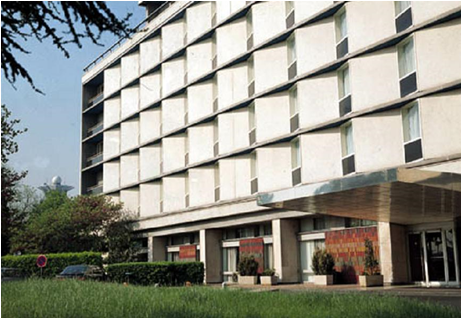
%> input picture in0996/data/predio.bmp, 461 x 318 px
$ octave q4.m   (GNU Octave 9; MATLAB toolbox functions it lacks are replaced by stand-ins)
%> lines starting %> are read from the running program, lines starting %| are printed output that depends on the picture
%% ========================================================
% [IN0996] Vis鉶 Computacional - Projeto 1
%  Quest鉶 4
%
% References:
% https://www.mathworks.com/help/images/ref/houghlines.html
%
% Aluno: Saulo Pereira (scrps@cin.ufpe.br)
% =========================================================
close all;
clear all;

%% Input data
im = im2double(rgb2gray(imread('./data/predio.bmp')));
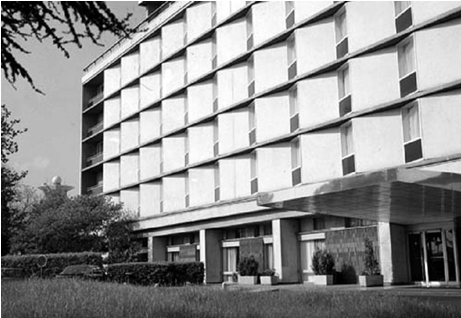
%> im: size 318x461 double; min 0, max 1, mean 0.561

%% Pre-processing (filtering and binarization)

%low pass to remove details and texture
h1 = fspecial('average', 5);
imf = conv2(im, h1);
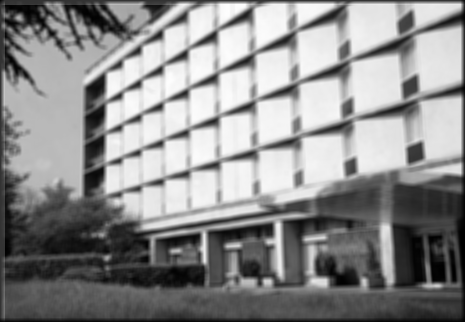
%> imf: size 322x465 double; min 0, max 0.996, mean 0.55

% Hough detector is based on voting. Non-maximum supression from Canny
% makes it suitable to work with the voting scheme.
imb = edge(imf, 'canny');
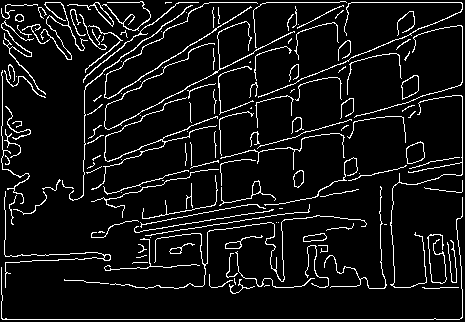
%> imb: size 322x465 logical; 8% white in thin lines or dots

% Erode to remove vertical features (optional: rough will remove already)
% st_elem = [1 1];
% imb = imerode(imb, st_elem);

%% Line detection

[H, tta, rho] = hough(imb, 'Theta', 40:0.5:89);
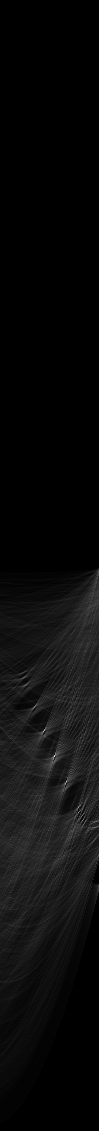
%> H: size 1131x99 double; min 0, max 242, mean 10.6
%> tta = 99 values from 40 to 89; rho = 1131 values from -565 to 565
peaks = houghpeaks(H, 10);
%> peaks = [757 55; 782 67; 731 45; 808 79; 821 83; 708 35]
lines = houghlines(imb, tta, rho, peaks);
%> lines = 7 lines; point1 to point2 (x, y): (461, 13) to (110, 162), (461, 86) to (110, 194), (294, 32) to (110, 130), (258, 4) to (85, 116), (309, 210) to (150, 236), (249, 199) to (114, 226), (429, 164) to (334, 183)

figure;
imshow(imb);
hold on;
max_len = 0;
for k = 1:length(lines)
   xy = [lines(k).point1; lines(k).point2];
   plot(xy(:,1),xy(:,2),'LineWidth',2,'Color','green');
end
%> this loop made 7 passes
%> xy on passes 1 to 7: [461 13; 110 162], [461 86; 110 194], [294 32; 110 130], [429 164; 334 183], [249 199; 114 226], [309 210; 150 236], [258 4; 85 116]
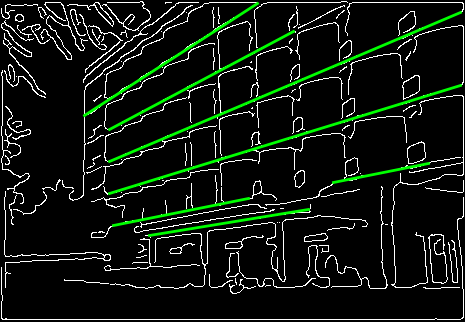
%> figure redrawn from the program's plot data

%% Information processing (heuristics and contextual information)

% Floors are expected to have the same heigth, so we want rho values
% that are evenly spaced (main filter).
% Also, due to the projective aspect of the image, the angles are expected
% to monotonically increase/decrease with the distances.
%  *For increased robustness, this could be considered.

ttas = zeros(1, length(lines));
rhos = zeros(1, length(lines));
for i = 1:length(lines)
    ttas(i) = lines(i).theta;
    rhos(i) = lines(i).rho;
end
%> this loop made 7 passes
%> after the loop, rhos = [191 216 165 242 242 255 142]; ttas = [67 73 62 79 79 81 57]

[s_tta, idx_tta] = sort(ttas);
%> s_tta = [57 62 67 73 79 79 81]; idx_tta = [7 3 1 2 4 5 6]
[s_rho, idx_rho] = sort(rhos);
%> s_rho = [142 165 191 216 242 242 255]; idx_rho = [7 3 1 2 4 5 6]
d = s_rho(2:end) - s_rho(1:end-1);
%> d = [23 26 25 26 0 13]
median_d = median(d);
%> median_d = 24

% Pairs that are close are expected to represent the same line
d = d( abs(d - median_d) < 0.1*median_d );
%> d = [23 26 25 26]

% Filter lines that do not follow the above logic
disp('Numero de andares =')
disp(length(d) + 1)
%| 5

$ run again, with in0996/data/objetos.bmp copied over in0996/data/predio.bmp
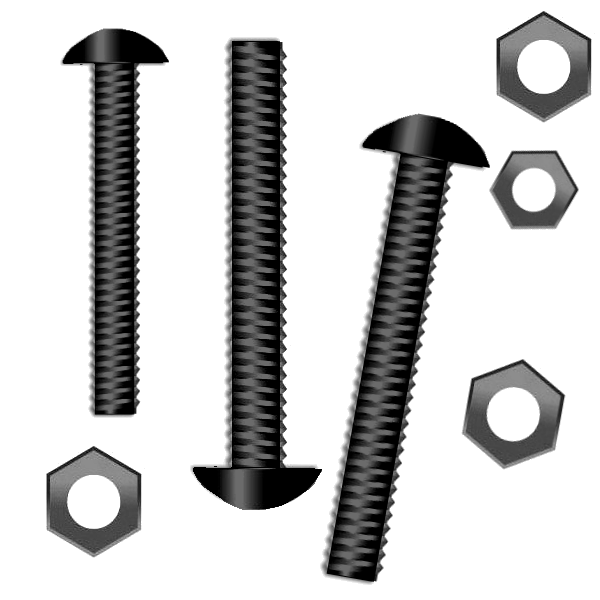
%> input picture in0996/data/objetos.bmp, 600 x 600 px
%> `imb = edge(imf, 'canny');`:
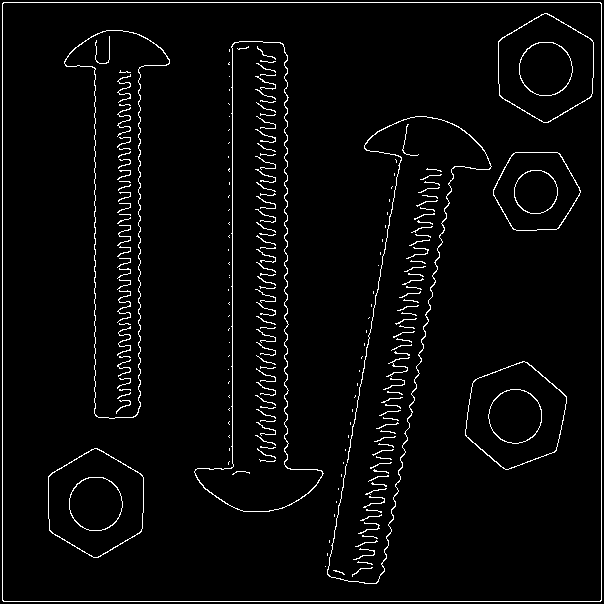
%> imb: size 604x604 logical; 3.4% white in thin lines or dots
%> tta = 99 values from 40 to 89; rho = 1707 values from -853 to 853
%> peaks = [1237 40; 1378 59; 1286 39; 1145 39; 1229 42; 1281 36; 1248 37; 1289 41; 1386 42; 1292 43]
%> lines = 11 lines; longest, point1 to point2 (x, y): (602, 92) to (547, 123), (602, 90) to (549, 123), (602, 91) to (549, 123), (95, 449) to (50, 476), (545, 14) to (500, 41), (142, 532) to (97, 558)
%> the loop `for k = 1:length(lines)` made 11 passes
%> xy on passes 1 to 8: [602 91; 549 123], [523 362; 477 380], [95 449; 50 476], [545 14; 500 41], [602 92; 547 123], [467 168; 424 192], [87 453; 49 477], [602 90; 549 123]
%> after the loop `for k = 1:length(lines)`:
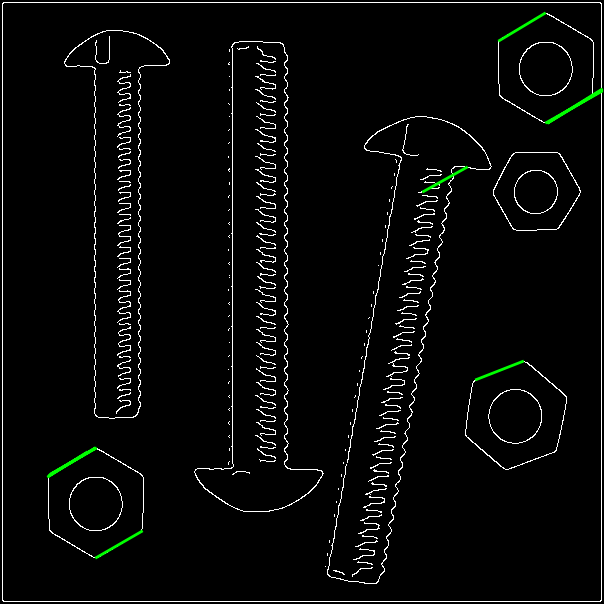
%> figure redrawn from the program's plot data
%> the loop `for i = 1:length(lines)` made 11 passes
%> after the loop `for i = 1:length(lines)`: rhos = [383 524 432 291 375 375 427 394 435 532 438]; ttas = [59.5 69 59 59 60.5 60.5 57.5 58 60 60.5 61]
%> s_tta = [57.5 58 59 59 59.5 60 60.5 60.5 60.5 61 69]; idx_tta = [7 8 3 4 1 9 5 6 10 11 2]
%> s_rho = [291 375 375 383 394 427 432 435 438 524 532]; idx_rho = [4 5 6 1 8 7 3 9 11 2 10]
%> `d = s_rho(2:end) - s_rho(1:end-1);`: d = [84 0 8 11 33 5 3 3 86 8]
%> median_d = 8
%> `d = d( abs(d - median_d) < 0.1*median_d );`: d = [8 8]
%| 3
